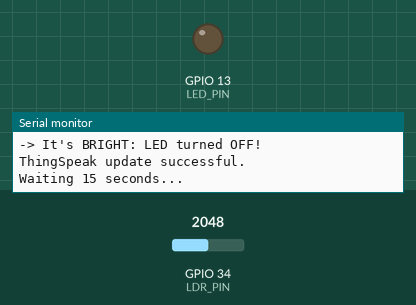
Bench run of a sketch on a simulated ESP32. Shown: output pins drawn as LEDs (lit = HIGH), the last lines printed to the serial monitor. The inputs (shaded band) are chosen by the test bench; at power-on: GPIO 34 (LDR_PIN) = 2048. WiFi joins after 1.5 s; servers stay silent unless stated.

Above: at 2.7 s.
2.8 s: GPIO 34 (LDR_PIN) set to 1572
8.7 s: GPIO 34 (LDR_PIN) set to 1471
At 13.0 s:
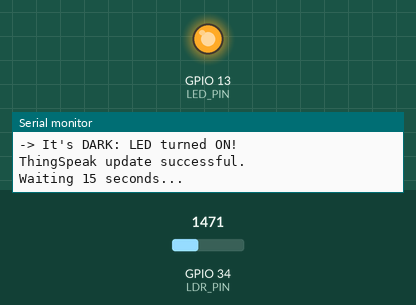
14.6 s: GPIO 34 (LDR_PIN) set to 1540
At 18.3 s:
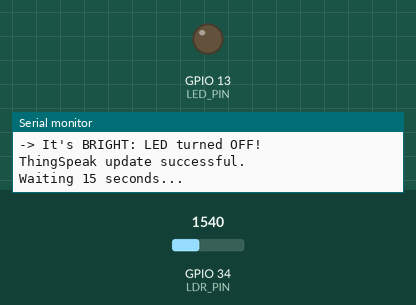
20.5 s: GPIO 34 (LDR_PIN) set to 1460
At 23.6 s:
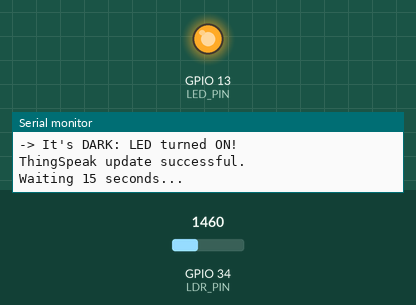
Timing chart, 0 to 25.1 s (numbered marks = the images above; inputs shaded):
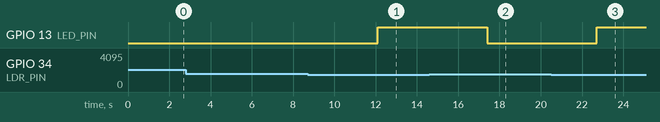

Measured:
- the behaviour switches between 1500 and 1499 on GPIO 34 (LDR_PIN) (found by bisection; images 0 and 1)
- after the input at 8.7 s, GPIO 13 (LED_PIN): LOW → HIGH after 3.4 s
- after the input at 14.6 s, GPIO 13 (LED_PIN): HIGH → LOW after 2.8 s
- after the input at 20.5 s, GPIO 13 (LED_PIN): LOW → HIGH after 2.2 s

The sketch:

LDR_LIGHT_DETECTION.ino
```cpp
#include <WiFi.h>
#include "ThingSpeak.h"

// Wokwi Virtual WiFi Credentials
const char* WIFI_NAME = "Wokwi-GUEST";
const char* WIFI_PASSWORD = "";

// ThingSpeak Details
unsigned long myChannelNumber = 3395420;    // <-- Replace with your Channel ID
const char* myApiKey = "T5ZSJ0VRK8XOB2RA"; // <-- Replace with your Write API Key
const char* server = "GET https://api.thingspeak.com/update?api_key=T5ZSJ0VRK8XOB2RA&field1=0";

// Hardware Pin Definitions
const int LDR_PIN = 34;  // LDR Analog Pin
const int LED_PIN = 13;  // LED Digital Pin

// Automation Threshold
// ESP32 ADC reads 0 (Dark) to 4095 (Bright)
// You can adjust this number based on when you want the light to trigger
const int LDR_THRESHOLD = 1500;

WiFiClient client;

void setup() {
  Serial.begin(115200);

  // Set Pin Modes
  pinMode(LDR_PIN, INPUT);
  pinMode(LED_PIN, OUTPUT);

  // Connect to Wokwi's virtual WiFi
  Serial.print("Connecting to WiFi");
  WiFi.begin(WIFI_NAME, WIFI_PASSWORD);
  while (WiFi.status() != WL_CONNECTED) {
    delay(500);
    Serial.print(".");
  }
  Serial.println("\nWiFi Connected!");

  // Initialize ThingSpeak
  ThingSpeak.begin(client);
}

void loop() {
  // Read the analog value from the LDR module
  int ldrValue = analogRead(LDR_PIN);
  Serial.print("Current Light Value: ");
  Serial.println(ldrValue);

  // SMART AUTOMATION LOGIC:
  // If it's dark (value is less than threshold), turn ON the LED
  if (ldrValue < LDR_THRESHOLD) {
    digitalWrite(LED_PIN, HIGH);
    Serial.println("-> It's DARK: LED turned ON!");
  } else {
    digitalWrite(LED_PIN, LOW);
    Serial.println("-> It's BRIGHT: LED turned OFF!");
  }

  // Update Field 1 of your ThingSpeak Channel
  ThingSpeak.setField(1, ldrValue);

  // Upload to ThingSpeak
  int responseCode = ThingSpeak.writeFields(myChannelNumber, myApiKey);
  if (responseCode == 200) {
    Serial.println("ThingSpeak update successful.");
  } else {
    Serial.print("Problem updating channel. HTTP Error code: ");
    Serial.println(responseCode);
  }

  // 15-second delay for ThingSpeak limit
  Serial.println("Waiting 15 seconds...\n");
  delay(5000);
}
```
